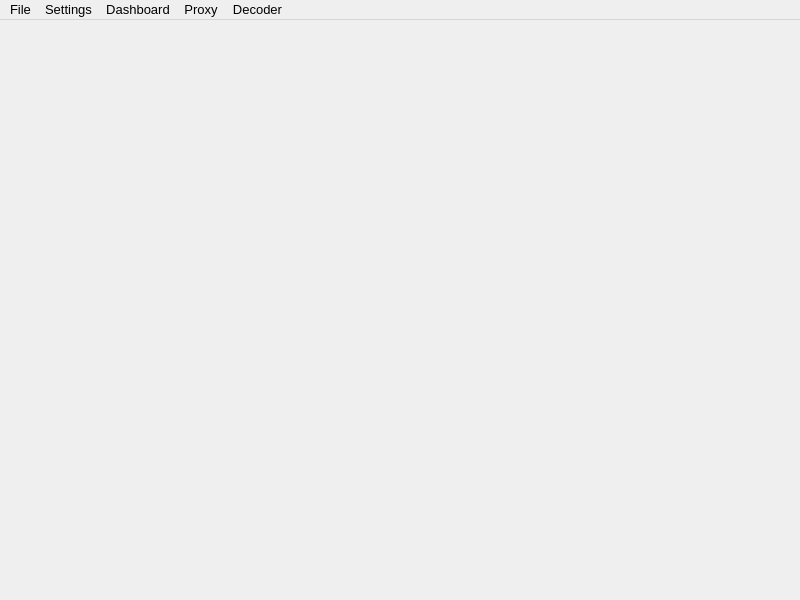
<?xml version="1.0" encoding="UTF-8"?>
<ui version="4.0">
 <class>MainWindow</class>
 <widget class="QMainWindow" name="MainWindow">
  <property name="geometry">
   <rect>
    <x>0</x>
    <y>0</y>
    <width>800</width>
    <height>600</height>
   </rect>
  </property>
  <property name="windowTitle">
   <string>ProxyDock</string>
  </property>
  <property name="windowIcon">
   <iconset resource="res.qrc">
    <normaloff>:/images/proxydock.png</normaloff>:/images/proxydock.png</iconset>
  </property>
  <property name="styleSheet">
   <string notr="true">#centralwidget {
	
	border-image: url(:/images/bg2.jpg);	

}</string>
  </property>
  <widget class="QWidget" name="centralwidget"/>
  <widget class="QMenuBar" name="menuBar">
   <property name="geometry">
    <rect>
     <x>0</x>
     <y>0</y>
     <width>800</width>
     <height>20</height>
    </rect>
   </property>
   <property name="font">
    <font>
     <pointsize>10</pointsize>
    </font>
   </property>
   <widget class="QMenu" name="menuproxydock">
    <property name="title">
     <string>Settings</string>
    </property>
    <addaction name="actionSettings"/>
    <addaction name="actionHelp"/>
    <addaction name="actionAbout"/>
   </widget>
   <widget class="QMenu" name="menuProxy">
    <property name="title">
     <string>Dashboard</string>
    </property>
    <addaction name="actionDashboard"/>
    <addaction name="actionHTTP_History"/>
   </widget>
   <widget class="QMenu" name="menuProxy_2">
    <property name="title">
     <string>Proxy</string>
    </property>
    <addaction name="actionTarget"/>
    <addaction name="actionIntercept"/>
   </widget>
   <widget class="QMenu" name="menuDecoder">
    <property name="title">
     <string>Decoder</string>
    </property>
    <addaction name="actionDecoder"/>
   </widget>
   <widget class="QMenu" name="menuFile">
    <property name="title">
     <string>File</string>
    </property>
    <addaction name="actionOpen"/>
    <addaction name="actionSave"/>
    <addaction name="actionSave_as"/>
   </widget>
   <addaction name="menuFile"/>
   <addaction name="menuproxydock"/>
   <addaction name="menuProxy"/>
   <addaction name="menuProxy_2"/>
   <addaction name="menuDecoder"/>
  </widget>
  <action name="actionSettings">
   <property name="text">
    <string>Settings</string>
   </property>
  </action>
  <action name="actionHelp">
   <property name="text">
    <string>Help</string>
   </property>
  </action>
  <action name="actionAbout">
   <property name="text">
    <string>About</string>
   </property>
  </action>
  <action name="actionDashboard">
   <property name="text">
    <string>Dashboard</string>
   </property>
  </action>
  <action name="actionHTTP_History">
   <property name="text">
    <string>HTTP History</string>
   </property>
  </action>
  <action name="actionIntercept">
   <property name="text">
    <string>Intercept</string>
   </property>
  </action>
  <action name="actionTarget">
   <property name="text">
    <string>Target</string>
   </property>
  </action>
  <action name="actionDecoder">
   <property name="text">
    <string>Decode</string>
   </property>
  </action>
  <action name="actionOpen">
   <property name="text">
    <string>Open</string>
   </property>
  </action>
  <action name="actionSave">
   <property name="text">
    <string>Save</string>
   </property>
  </action>
  <action name="actionSave_as">
   <property name="text">
    <string>Save as</string>
   </property>
  </action>
 </widget>
 <resources>
  <include location="res.qrc"/>
 </resources>
 <connections/>
</ui>
